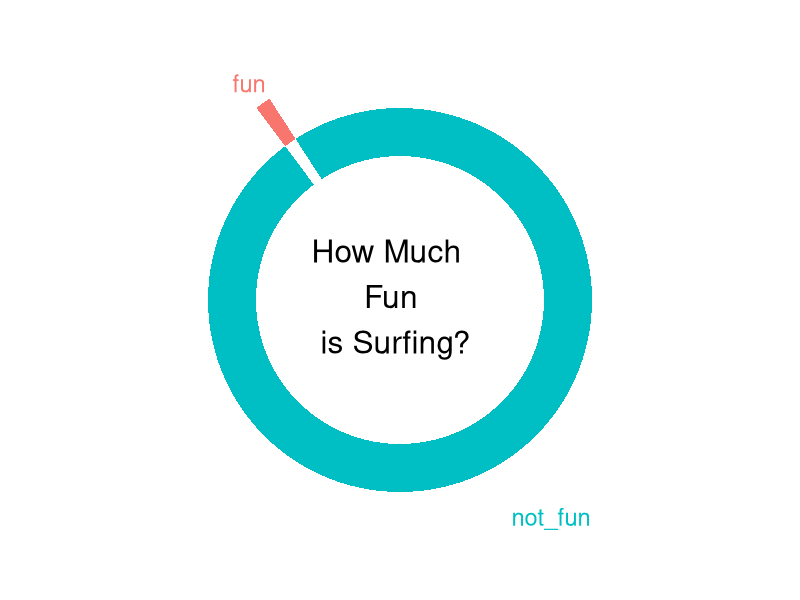

The R source for this figure:
## ---- chunk 1
df <- data.frame(
  activity = c("waiting/failing", "wave1", "wave2", "wave3", "wave4", "wave5"),
  time_in_seconds = c(5343, 12, 8, 15, 10, 12)
)
# make small data frame
sdf <- data.frame(
  having_fun = c("not_fun", "fun"),
  time_in_seconds = c(5343, 57)
)
## ---- chunk 2
knitr::kable(df)
## ---- chunk 3
knitr::kable(sdf)
## ---- chunk 4
library(ggplot2)
# compute percentages
sdf$proportion <- sdf$time_in_seconds / sum(sdf$time_in_seconds)
# compute cummalative percentages (top of each rectangle)
sdf$ymax <- cumsum(sdf$proportion)
# compute bottom of each rectangle
sdf$ymin <- c(0, head(sdf$ymax, n = -1))
# compute label position
sdf$label_position <- (sdf$ymax + sdf$ymin) / 2
# compute sensible label
sdf$label <- paste0(sdf$having_fun)
# segment the fun part
sdf$x1 <- (1:nrow(sdf)) + 1
sdf$x2 <- (1:nrow(sdf)) + 2
# plot
ggplot(sdf, aes(ymax = ymax, ymin = ymin, xmax = x1, xmin = x2, fill = having_fun), colour = "white") +
  geom_rect() +
  geom_text(x = 4.5, aes(y = label_position, label = label, colour = having_fun), size = 6) +
  coord_polar(theta = "y", start = 345) +
  ylim(0, 1) +
  xlim(c(-1, 4)) +
  theme_void() +
  theme(legend.position = "none") +
  annotate("text", x = -0.8, y = 0.9, label = "How Much \n Fun \n is Surfing?", size = 8)
